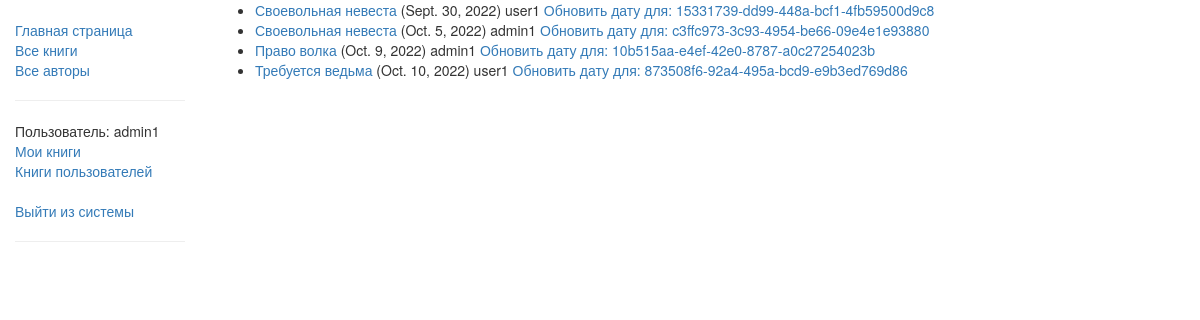
Screenshot of /catalog/userbooks/ (signed in) with the database file from the repository.
### catalog/models.py (models this page shows, shortened)
class BookInstance(models.Model):
    id = models.UUIDField(primary_key=True,
                        default=uuid.uuid4,
                        help_text='Уникальный номер для данного экземпляра по всей библиотеке')
    book = models.ForeignKey(Book, on_delete=models.SET_NULL, null=True)
    imprint = models.CharField(max_length=200)
    due_back = models.DateField(null=True, blank=True)
    borrower = models.ForeignKey(User, on_delete=models.SET_NULL, null=True, blank=True)
    LOAN_STATUS = (
        ('m', 'На обслуживании'),
        ('o', 'На руках'),
        ('a', 'Доступна'),
        ('r', 'Зарезервирована')
    )
    status = models.CharField(max_length=1,
                            choices=LOAN_STATUS,
                            blank=True,
                            default='m',
                            help_text='Доступность книги')
    class Meta:
        ordering = ['due_back']
        permissions = [('can_mark_returned', 'Set book as returned')]
    @property
    def is_overdue(self):
        if self.due_back and date.today() > self.due_back:
            return True
        return False

class Book(models.Model):
    title = models.CharField(max_length=200)
    author = models.ForeignKey('Author',
                                on_delete=models.SET_NULL,
                                null=True)
    summary = models.TextField(max_length=1000,
                                help_text='Введите краткое описание книги')
    isbn = models.CharField('ISBN', max_length=13,
                            help_text='13 символов <a href="https://www.isbn-international.org/content/what-isbn">ISBN номер</a>')
    genre = models.ManyToManyField(Genre, help_text='Выберите жанр книги')
    def display_genre(self):
        """Получаем текстовое название жанра для панели администратора"""
        return ', '.join([genre.name for genre in self.genre.all()[:3]])
    display_genre.short_description = 'Genre'
    class Meta:
        permissions = [('can_create_book', 'Can create/update/delete book')]

### catalog/views.py (the view)
class LoanedBooksByUserForLibrarian(PermissionRequiredMixin, generic.ListView):
    permission_required = 'can_mark_returned'
    """
        Общее представление на основе класса, в котором перечислены книги,
        предоставленные пользователям.
    """
    model = BookInstance
    template_name = 'bi_list_borrowed_user_forlyb.html'
    paginate_by = 10
    def get_queryset(self):
        return BookInstance.objects.filter(status__exact='o').order_by('due_back')

### catalog/templates/bi_list_borrowed_user_forlyb.html (shortened to what this page needs)
{% extends 'base.html' %}
{% block content %}
    {% if bookinstance_list %}
        <ul>
            {% for bookinst in bookinstance_list %}
                <li class="{% if bookinst.is_overdue %}text-danger{% endif %}">
                    <a href="{% url 'book-detail' bookinst.book.pk %}">
                        {{ bookinst.book.title }}
                    </a>
                     ({{ bookinst.due_back }})
                     {{ bookinst.borrower }}
                     <a href="{% url 'renew-book-librariran' bookinst.id %}">Обновить дату для: {{ bookinst.id }}</a>
                </li>
            {% endfor %}
        </ul>
    {% else %}
        <p>Нет книг.</p>
    {% endif %}
{% endblock %}

### catalog/templates/base.html (shortened to what this page needs)
<!DOCTYPE html>
<html lang="en">
<head>
    <link rel="stylesheet" href="https://maxcdn.bootstrapcdn.com/bootstrap/3.3.7/css/bootstrap.min.css">
    {% load static %}
    <link rel="stylesheet" href="{% static 'css/styles.css' %}">
</head>
<body>
    <div class="container-fluid">
        <div class="row">
            <div class="col-sm-2">
                {% block sidebar %}
                    <ul class="sidebar-nav">
                        <li><a href="{% url 'index' %}">Главная страница</a></li>
                        <li><a href="{% url 'books' %}">Все книги</a></li>
                        <li><a href="{% url 'authors' %}">Все авторы</a></li>
                        <hr>
                        {%  if user.is_authenticated %}
                            <li>Пользователь: {{ user.get_username }}</li>
                            <li><a href="{% url 'my-borrowed' %}">Мои книги</a></li>
                            {% if perms.app_label.can_mark_returned %}
                                <li><a href="{% url 'userbooks' %}">Книги пользователей</a></li>
                            {% endif %}
                            <br>
                            <li><a href="{% url 'logout' %}?next={{ request.path }}">Выйти из системы</a></li>
                            <hr>
                        {% else %}
                            <li><a href="{% url 'login' %}?next={{ request.path }}">Авторизация</a></li>
                        {% endif %}
                    </ul>
                {% endblock %}
            </div>
            <div class="col-sm-10">
                {% block content %}
                {% endblock %}
            </div>
        </div>
    </div>
</body>
</html>

### catalog/static/css/styles.css (style rules this page uses)
.sidebar-nav { margin-top: 20px; padding: 0; list-style: none; }

### rows the page displays
BookInstance: book "Своевольная невеста", due_back "Sept. 30, 2022", borrower "user1", id "15331739-dd99-448a-bcf1-4fb59500d9c8"
BookInstance: book "Своевольная невеста", due_back "Oct. 5, 2022", borrower "admin1", id "c3ffc973-3c93-4954-be66-09e4e1e93880"
BookInstance: book "Право волка", due_back "Oct. 9, 2022", borrower "admin1", id "10b515aa-e4ef-42e0-8787-a0c27254023b"
BookInstance: book "Требуется ведьма", due_back "Oct. 10, 2022", borrower "user1", id "873508f6-92a4-495a-bcd9-e9b3ed769d86"

### other values shown
{{ user.get_username }} "admin1"
